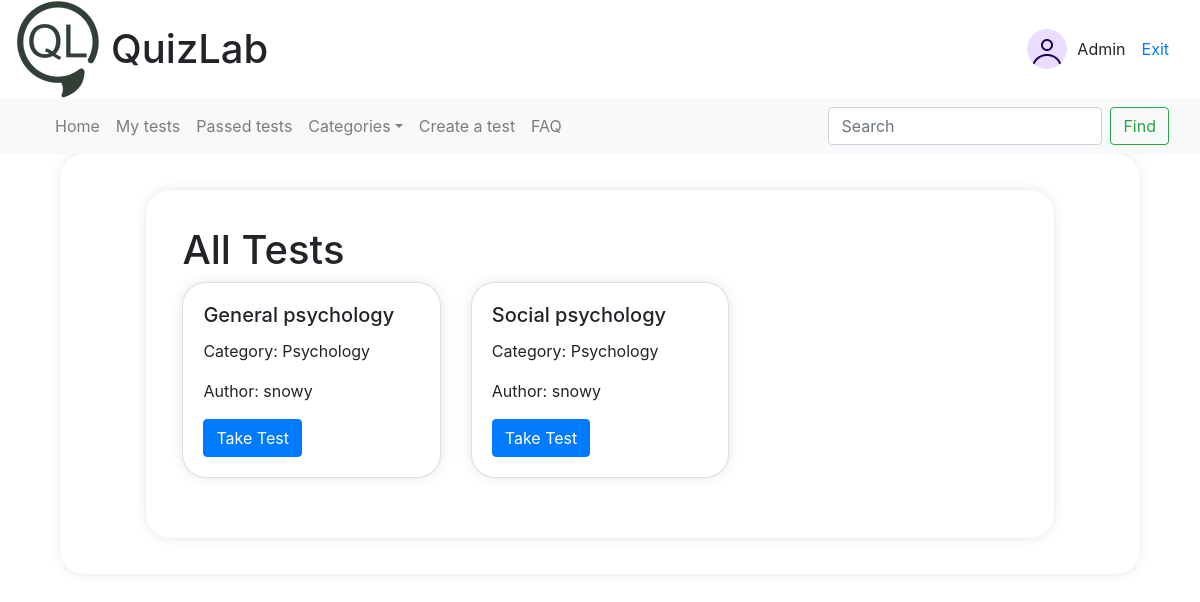
The page /category/4/ (signed in) on the database its author committed.
### test/models.py (models this page shows, shortened)
class Test(models.Model):
    name = models.CharField(max_length=100)
    time_for_pass = models.IntegerField()
    author = models.ForeignKey(User, on_delete=models.CASCADE)
    category = models.ForeignKey(Category, on_delete=models.CASCADE)
    class Meta:
        verbose_name = 'Тест'
        verbose_name_plural = 'Тесты'

class Category(models.Model):
    name = models.CharField(max_length=100)
    def __str__(self):
        return self.name

### test/views.py (the view)
# urls.py: path('category/<int:id>/', views.categories_views, name='category'),
def categories_views(request, id):
    categories = Category.objects.all()
    tests = Test.objects.filter(category_id=id)
    authors_ids = tests.values_list('author_id', flat=True)
    users = User.objects.filter(id__in=authors_ids)
    return render(request, 'test/main_page.html', {'tests': tests, 'categories': categories, "users": users})

### test/templates/test/main_page.html (shortened to what this page needs)
{% extends 'test/base.html' %}
{% block content %}
<div class="container">
    <h1>All Tests</h1>
    <div class="row">
        {% for test in tests %}
        <div class="col-md-4 mb-4">
            <div class="card">
                <div class="card-body">
                    <h5 class="card-title">{{ test.name }}</h5>
                    <p class="card-text">Category: {{ test.category }}</p>
                    <p class="card-text">
                        Author:
                        {% for user in users %}
                            {% if user.id == test.author_id %}
                                {{ user.username }}
                            {% endif %}
                        {% endfor %}
                    </p>
                    <a href="{% url 'passing_the_test' test.id %}" class="btn btn-primary">Take Test</a>
                </div>
            </div>
        </div>
        {% endfor %}
    </div>
</div>
{% endblock %}

### test/templates/test/base.html (shortened to what this page needs)
{% load static %}
<html lang="en">
<head>
    <link rel="stylesheet" href="//maxcdn.bootstrapcdn.com/bootstrap/4.3.1/css/bootstrap.min.css">
    <link rel="stylesheet" href="//maxcdn.bootstrapcdn.com/bootstrap/4.3.1/css/bootstrap-theme.min.css">
</head>
<body>
    <header class="header container-fluid">
        <div class="row align-items-center">
            <div class="col-8 col-md-6 d-flex align-items-center">
                <img src="{% static 'test/img/Logo.png' %}" alt="Иконка сайта" class="site-icon">
                <h1 class="site-title"><a href="/">QuizLab</a></h1>
            </div>
            {% if user.is_authenticated %}
            <div class="col-4 col-md-6 d-flex justify-content-end align-items-center">
                <div class="user-card d-flex align-items-center">
                    <img src="{% static 'test/img/avatar.png' %}" alt="Profile photo" class="profile-photo">
                    <span>{{ user.username }}</span>
                    <a class="nav-link" href="/account/logout/">Exit</a>
                </div>
            </div>
        </div>
    </header>
    <nav id="navbar-example2" class="navbar navbar-expand-lg navbar-light bg-light container-fluid">
        <div class="container-fluid">
            <div class="navbar-collapse">
                <ul class="navbar-nav mr-auto">
                    <li class="nav-item">
                        <a class="nav-link" href="/">Home</a>
                    </li>
                    <li class="nav-item">
                        <a class="nav-link" href="{% url 'my_tests' %}">My tests</a>
                    </li>
                    <li class="nav-item">
                        <a class="nav-link" href="/test/passed_tests">Passed tests</a>
                    </li>
                    <li class="nav-item dropdown">
                        <a class="nav-link dropdown-toggle" href="#">Categories</a>
                    </li>
                    <li class="nav-item">
                        <a class="nav-link" href="{% url 'create_test' %}">Сreate a test</a>
                    </li>
                    <li class="nav-item">
                        <a class="nav-link" href="{% url 'FAQ' %}">FAQ</a>
                    </li>
                </ul>
                <form class="form-inline my-2 my-lg-0" action="{% url 'search_tests' %}" method="get">
                    <input class="form-control mr-sm-2" type="text" name="q" placeholder="Search" aria-label="Search">
                    <button class="btn btn-outline-success my-2 my-sm-0" type="submit">Find</button>
                </form>
            </div>
        </div>
    </nav>
{% endif %}
    <div class="container">
        {% block content %}
        {% endblock %}
    </div>
</body>
</html>

### rows shown on the page
Test: name "General psychology", category "Psychology"
Test: name "Social psychology", category "Psychology"

### other values the page prints
{{ user.username }} "Admin"
{{ user.username }} "snowy"
